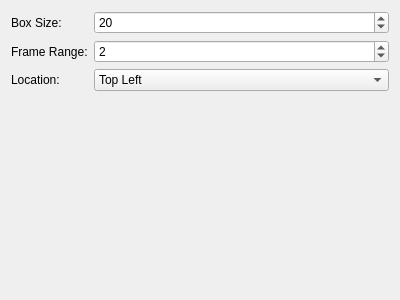
<?xml version="1.0" encoding="UTF-8"?>
<ui version="4.0">
 <class>BoxIntervalStyle_Widget</class>
 <widget class="QWidget" name="BoxIntervalStyle_Widget">
  <property name="geometry">
   <rect>
    <x>0</x>
    <y>0</y>
    <width>400</width>
    <height>300</height>
   </rect>
  </property>
  <property name="windowTitle">
   <string>Form</string>
  </property>
  <layout class="QFormLayout" name="formLayout">
   <item row="0" column="0">
    <widget class="QLabel" name="label_box_size">
     <property name="text">
      <string>Box Size:</string>
     </property>
    </widget>
   </item>
   <item row="0" column="1">
    <widget class="QSpinBox" name="box_size_spinbox">
     <property name="toolTip">
      <string>Size of each interval indicator box in pixels</string>
     </property>
     <property name="minimum">
      <number>10</number>
     </property>
     <property name="maximum">
      <number>50</number>
     </property>
     <property name="value">
      <number>20</number>
     </property>
    </widget>
   </item>
   <item row="1" column="0">
    <widget class="QLabel" name="label_frame_range">
     <property name="text">
      <string>Frame Range:</string>
     </property>
    </widget>
   </item>
   <item row="1" column="1">
    <widget class="QSpinBox" name="frame_range_spinbox">
     <property name="toolTip">
      <string>Number of frames before and after current frame to display (+/- range)</string>
     </property>
     <property name="minimum">
      <number>0</number>
     </property>
     <property name="maximum">
      <number>5</number>
     </property>
     <property name="value">
      <number>2</number>
     </property>
    </widget>
   </item>
   <item row="2" column="0">
    <widget class="QLabel" name="label_location">
     <property name="text">
      <string>Location:</string>
     </property>
    </widget>
   </item>
   <item row="2" column="1">
    <widget class="QComboBox" name="location_combobox">
     <property name="toolTip">
      <string>Location of interval indicator boxes on the video</string>
     </property>
     <item>
      <property name="text">
       <string>Top Left</string>
      </property>
     </item>
     <item>
      <property name="text">
       <string>Top Right</string>
      </property>
     </item>
     <item>
      <property name="text">
       <string>Bottom Left</string>
      </property>
     </item>
     <item>
      <property name="text">
       <string>Bottom Right</string>
      </property>
     </item>
    </widget>
   </item>
  </layout>
 </widget>
 <resources/>
 <connections/>
</ui> 
